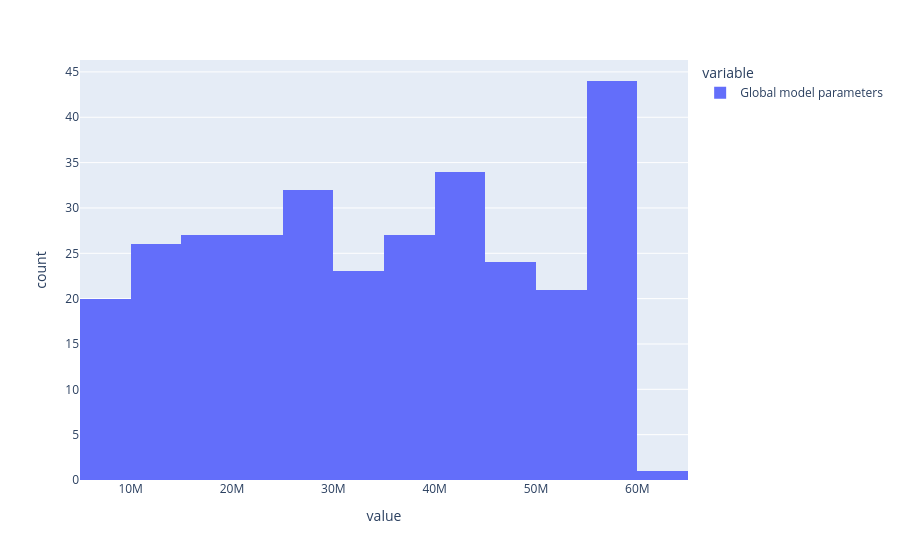

Notebook code for this chart:
### Code cell
df = pd.read_csv("Compute_allocations_transformer.csv")
# byte_level = df[df['Patch size'] == 1]
byte_level = df[(df['FLOPs'] == 's') & (df['Patch size'] == 2)]
# byte_level['Global transformer parameters'].sort_values(ascending=False)
fig = px.histogram(byte_level['Global model parameters'])

fig.show()

### Figure 1 — Plotly figure (JSON) as saved in the notebook; plotly's stock layout.template omitted (floating-point values rounded to 4 significant figures; data arrays with more than 128 entries replaced by an {"elided": "..."} marker saying what was removed)
{"data": [{"alignmentgroup": "True", "bingroup": "x", "hovertemplate": "variable=Global model parameters<br>value=%{x}<br>count=%{y}<extra></extra>", "legendgroup": "Global model parameters", "marker": {"color": "#636efa", "pattern": {"shape": ""}}, "name": "Global model parameters", "offsetgroup": "Global model parameters", "orientation": "v", "showlegend": true, "type": "histogram", "x": {"elided": "306 float values"}, "xaxis": "x", "yaxis": "y"}], "layout": {"barmode": "relative", "legend": {"title": {"text": "variable"}, "tracegroupgap": 0}, "margin": {"t": 60}, "xaxis": {"anchor": "y", "domain": [0, 1], "title": {"text": "value"}}, "yaxis": {"anchor": "x", "domain": [0, 1], "title": {"text": "count"}}}}
